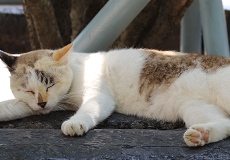
#> input picture tm/img1.png, 230 x 160 px, found by its file name
$ python exer03.py img1.png img2.png
#> lines starting #> are read from the running program, lines starting #| are printed output that depends on the picture; long printed decimals are rounded
# サイズの同じ2枚の画像を読み込み、グレースケール化した後、
# 2枚の画像間のMean Squared Error（MSE）とPeak signal-to-noise ratio（PSNR）を出力せよ。
#
# $python exer03.py img1.png img2.png
# img1.png : 入力画像1のファイル名
# img2.png : 入力画像2のファイル名
# 2枚の入力画像のサイズは等しいものとする

import numpy as np
import sys
import cv2
import math

#load image
fname_in1 = sys.argv[1]
fname_in2 = sys.argv[2]
img1 = cv2.imread(fname_in1)
#> img1 is the input picture: shape (160, 230, 3); mean B, G, R 102.1, 108, 112.5
img2 = cv2.imread(fname_in2)
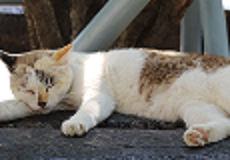
#> input picture tm/img2.png, 230 x 160 px, found by its file name
#> img2 is the input picture: shape (160, 230, 3); mean B, G, R 101.7, 107.6, 112

#輝度画像へ変換（SSDがオーバーフローしないようfloat64にキャスト）
img1 = np.float64( cv2.cvtColor(img1, cv2.COLOR_RGB2GRAY) )
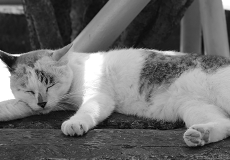
#> img1: shape (160, 230) float64; min 0, max 255, mean 106.8
img2 = np.float64( cv2.cvtColor(img2, cv2.COLOR_RGB2GRAY) )
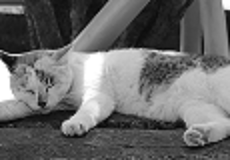
#> img2: shape (160, 230) float64; min 1, max 255, mean 106.4

if(img1.shape != img2.shape ) :
    exit(0)

#---------------------------------
#mseとpsnrを計算し、標準出力に出力する
mse = 0
psnr = 0

H = img1.shape[0]
#> H = 160
W = img1.shape[1]
#> W = 230

mse = np.sum(np.square(img2 - img1))
#> mse = 2249066
mse = mse / (W * H)
#> mse = 61.12

psnr = 10 * math.log( 255 * 255 / mse, 10)
#> psnr = 30.27

print(mse)
#| 61.116
print(psnr)
#| 30.269

#---------------------------------
